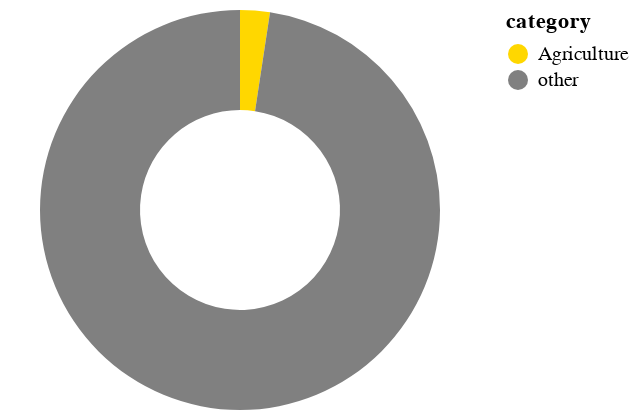

Vega-Lite specification stored for this chart:
### Vega-Lite specification from a JSON file in a GitHub repository (floating-point values rounded to 4 significant figures)
{"$schema": "https://vega.github.io/schema/vega-lite/v5.json", "description": "A simple donut chart with embedded data.", "width": 230, "height": 200, "data": {"values": [{"category": "Agriculture", "value": 2.4, "color": "blue"}, {"category": "other", "value": 97.6, "color": "grey"}]}, "mark": {"type": "arc", "innerRadius": 50}, "encoding": {"theta": {"field": "value", "type": "quantitative"}, "color": {"field": "category", "type": "nominal", "scale": {"range": ["gold", "grey"]}}}}
